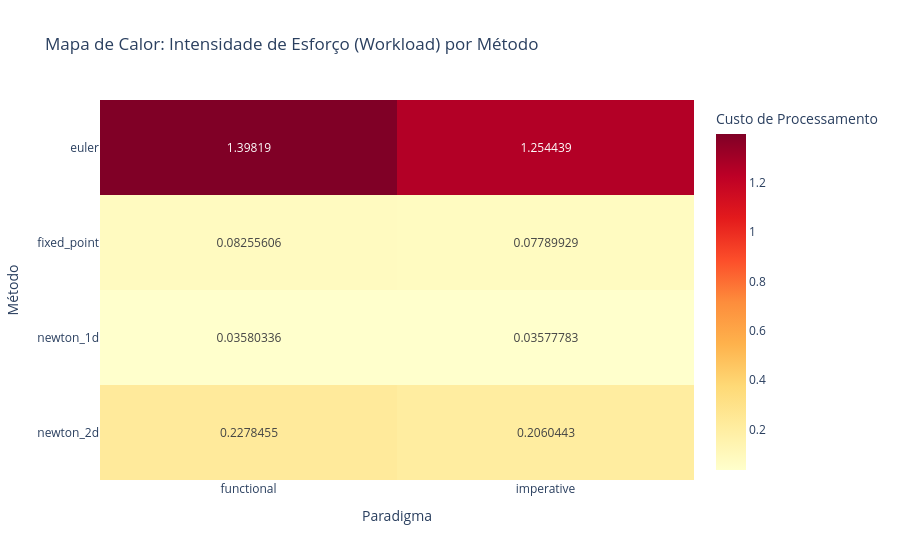

Here is the notebook cell this chart was saved with:
### Code cell
# Agrupando os dados para ter uma média por combinação
df_heatmap = df.groupby(['method', 'paradigm'])['cpu_workload'].mean().unstack()

fig_heat = px.imshow(df_heatmap,
                labels=dict(x="Paradigma", y="Método", color="Custo de Processamento"),
                x=df_heatmap.columns,
                y=df_heatmap.index,
                text_auto=True, # Mostra os valores dentro dos quadrados
                aspect="auto",
                color_continuous_scale='YlOrRd',
                title="Mapa de Calor: Intensidade de Esforço (Workload) por Método")

fig_heat.show()

### Figure 1 — Plotly figure (JSON) as saved in the notebook; plotly's stock layout.template omitted (floating-point values rounded to 4 significant figures)
{"data": [{"coloraxis": "coloraxis", "hovertemplate": "Paradigma: %{x}<br>Método: %{y}<br>Custo de Processamento: %{z}<extra></extra>", "name": "0", "texttemplate": "%{z}", "type": "heatmap", "x": ["functional", "imperative"], "xaxis": "x", "y": ["euler", "fixed_point", "newton_1d", "newton_2d"], "yaxis": "y", "z": [[1.398, 1.254], [0.08256, 0.0779], [0.0358, 0.03578], [0.2278, 0.206]]}], "layout": {"coloraxis": {"colorbar": {"title": {"text": "Custo de Processamento"}}, "colorscale": [[0, "rgb(255,255,204)"], [0.125, "rgb(255,237,160)"], [0.25, "rgb(254,217,118)"], [0.375, "rgb(254,178,76)"], [0.5, "rgb(253,141,60)"], [0.625, "rgb(252,78,42)"], [0.75, "rgb(227,26,28)"], [0.875, "rgb(189,0,38)"], [1, "rgb(128,0,38)"]]}, "title": {"text": "Mapa de Calor: Intensidade de Esforço (Workload) por Método"}, "xaxis": {"anchor": "y", "domain": [0, 1], "title": {"text": "Paradigma"}}, "yaxis": {"anchor": "x", "autorange": "reversed", "domain": [0, 1], "title": {"text": "Método"}}}}
